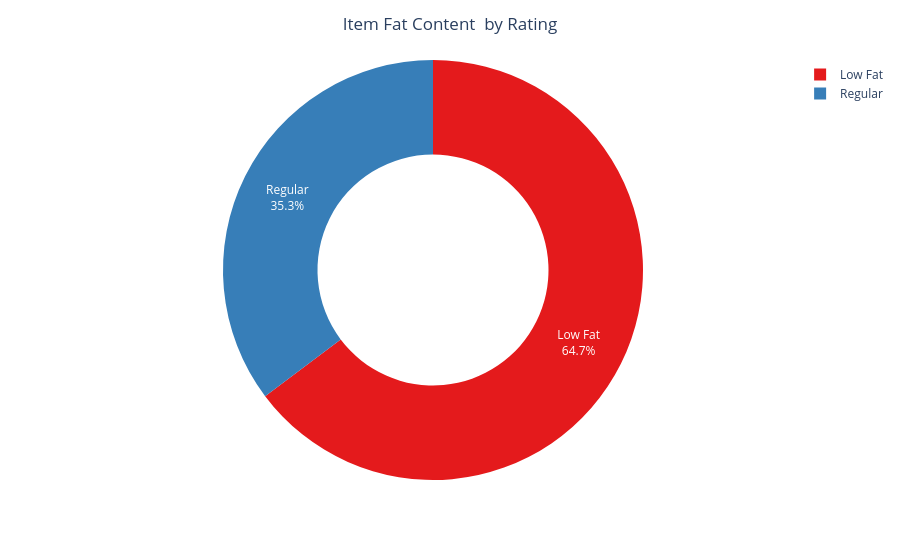

Notebook source saved alongside this figure:
### Code cell
fig = px.pie(
    group,
    names='Item Fat Content',
    values='Rating',
    hole=0.55,   # donut style
    color_discrete_sequence=px.colors.qualitative.Set1
)
fig.update_traces(
    textinfo='percent+label'
 )

fig.update_layout(
    title={
        'text': 'Item Fat Content  by Rating',
        'x': 0.5,
        'xanchor': 'center'
    },
    showlegend=True
)

fig.show()

### Figure 1 — Plotly figure (JSON) as saved in the notebook; plotly's stock layout.template omitted (floating-point values rounded to 4 significant figures)
{"data": [{"domain": {"x": [0, 1], "y": [0, 1]}, "hole": 0.55, "hovertemplate": "Item Fat Content=%{label}<br>Rating=%{value}<extra></extra>", "labels": ["Low Fat", "Regular"], "legendgroup": "", "name": "", "showlegend": true, "textinfo": "percent+label", "type": "pie", "values": [21880.0, 11920.0]}], "layout": {"legend": {"tracegroupgap": 0}, "margin": {"t": 60}, "piecolorway": ["rgb(228,26,28)", "rgb(55,126,184)", "rgb(77,175,74)", "rgb(152,78,163)", "rgb(255,127,0)", "rgb(255,255,51)", "rgb(166,86,40)", "rgb(247,129,191)", "rgb(153,153,153)"], "showlegend": true, "title": {"text": "Item Fat Content  by Rating", "x": 0.5, "xanchor": "center"}}}
